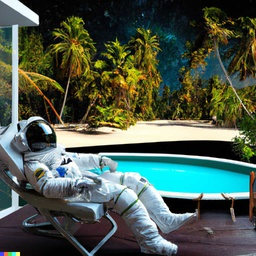
#> input picture YIQ/Inputs/Astro.jpeg, 256 x 256 px, shrunk from 1024 x 1024 before the run, found by its file name
$ jupyter execute YIQ.ipynb
#> lines starting #> are read from the running program, lines starting #| are printed output that depends on the picture
[cell 1]
from skimage import io
import matplotlib.pyplot as plt
import cv2
import numpy as np

[cell 2]
Imagencv2 = cv2.imread(r'D:\Usuario\OneDrive\Escritorio\Uni\Procesamiento digital de Imagenes\YIQ\Inputs\Astro.jpeg')
#> Imagencv2 is the input picture: shape (256, 256, 3); mean B, G, R 76.5, 88.9, 75.5
ImagenRGBcv2=cv2.cvtColor(Imagencv2,cv2.COLOR_BGR2RGB )

ImagenCIE = ImagenRGBcv2.copy()

### Transformaciones

[cell 3]
def RGBaYIQ(imagen):
    T = [[0.299, 0.587, 0.114],
                  [0.59590059, -0.27455667, -0.32134392],
                  [0.21153661, -0.52273617, 0.31119955]]
    ImagenCIE = imagen.copy()/255
    for i in range(len(imagen[0])):
        for j in range(len(imagen[0])):
            ImagenCIE[i,j] = np.dot(T,imagen[i,j]/255)
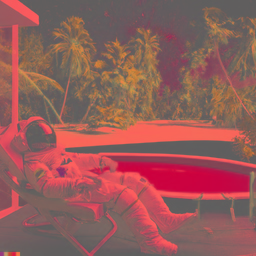
#> ImagenCIE: shape (256, 256, 3) float64; mean R, G, B 0.327, -0.0158, -0.0263; drawn with min black and max white

    return ImagenCIE

def YIQaRGB(imagen):
    T = [[0.299, 0.587, 0.114],
                  [0.59590059, -0.27455667, -0.32134392],
                  [0.21153661, -0.52273617, 0.31119955]]
    invT = np.linalg.inv(T)
    ImagenRGB = imagen.copy()/255
    for i in range(len(imagen[0])):
        for j in range(len(imagen[0])):
            ImagenRGB[i,j] = np.dot(invT,imagen[i,j])
    return ImagenRGB

[cell 4]
def funcion(param ,tipo, codo, rodilla):

    if tipo=='raiz':
        return np.sqrt(param)
    elif tipo=='lineal_ajustada':
        if param<codo:
            return 0
        elif codo<param<rodilla:
            return (param-codo)/(rodilla-codo)
        elif param>rodilla:
            return 1
    else:
        return param


def modificarYIQ(imagen,Y=1,I=1,Q=1):
#> called with Y = 0.9, I = 2, Q = 2
    ImagenYIQ= imagen.copy()
    for i in range(len(imagen[0])):
        for j in range(len(imagen[0])):
            ImagenYIQ[i,j][0] = Y*imagen[i,j][0]
            ImagenYIQ[i,j][1] = I*imagen[i,j][1]
            ImagenYIQ[i,j][2] = Q*imagen[i,j][2]
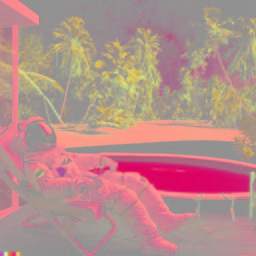
#> ImagenYIQ: shape (256, 256, 3) float64; mean R, G, B 0.295, -0.0316, -0.0527; drawn with min black and max white
    return ImagenYIQ

def EQ(imagen,tipo, codo=1, rodilla=1):
    ImagenYIQ= imagen.copy()
    for i in range(len(imagen[0])):
        for j in range(len(imagen[0])):
            ImagenYIQ[i,j][0] = funcion(imagen[i,j][0],tipo, codo,rodilla)
    return ImagenYIQ

### Imagen Original

[cell 5]
imagen = RGBaYIQ(ImagenRGBcv2)
plt.figure(figsize=(7,7))
plt.imshow(ImagenRGBcv2)

### Modificacion de matriz YIQ

[cell 6]
X = modificarYIQ(imagen,Y=0.9,I=2,Q=2)
im = YIQaRGB(X)
#> after the loop in YIQaRGB, `for i in range(len(imagen[0])):`:
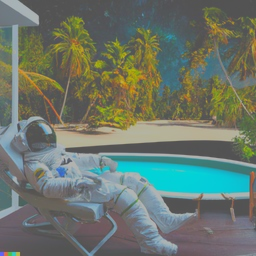
#> ImagenRGB: shape (256, 256, 3) float64; mean R, G, B 0.232, 0.337, 0.24; drawn with min black and max white
plt.figure(figsize=(7,7))
plt.imshow(im)
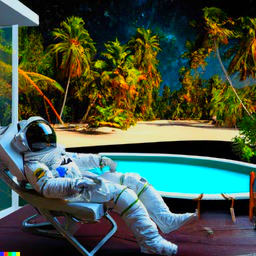
#> shown: shape (256, 256, 3) float64; mean R, G, B 0.267, 0.332, 0.267

### EQ

[cell 7]
im_eq=EQ(imagen,'raiz')
#> after the loop in EQ, `for i in range(len(imagen[0])):`:
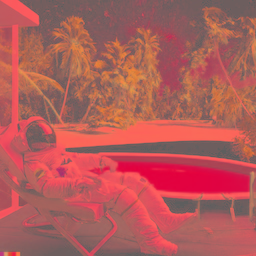
#> ImagenYIQ: shape (256, 256, 3) float64; mean R, G, B 0.509, -0.0158, -0.0263; drawn with min black and max white
im = YIQaRGB(im_eq)
#> after the loop in YIQaRGB (call 2), `for i in range(len(imagen[0])):`:
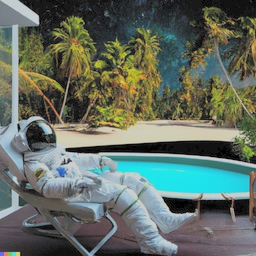
#> ImagenRGB: shape (256, 256, 3) float64; mean R, G, B 0.478, 0.53, 0.482; drawn with min black and max white
plt.figure(figsize=(7,7))
plt.imshow(im)
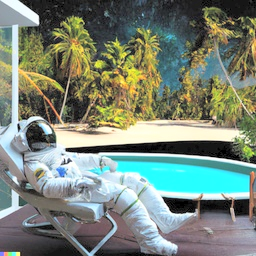
#> shown: shape (256, 256, 3) float64; mean R, G, B 0.477, 0.527, 0.476

[cell 8]
im_eq=EQ(imagen,'lineal_ajustada',0.3,0.7)
#> call 2 of EQ, with tipo = 'lineal_ajustada', codo = 0.3, rodilla = 0.7
#> after the loop in EQ (call 2), `for i in range(len(imagen[0])):`:
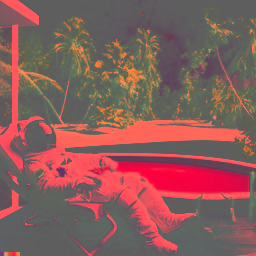
#> ImagenYIQ: shape (256, 256, 3) float64; mean R, G, B 0.258, -0.0158, -0.0263; drawn with min black and max white
im = YIQaRGB(im_eq)
#> after the loop in YIQaRGB (call 3), `for i in range(len(imagen[0])):`:
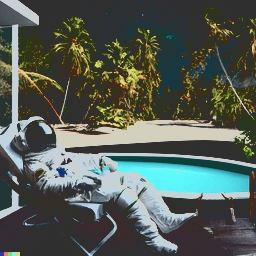
#> ImagenRGB: shape (256, 256, 3) float64; mean R, G, B 0.227, 0.28, 0.231; drawn with min black and max white
plt.figure(figsize=(7,7))
plt.imshow(im)
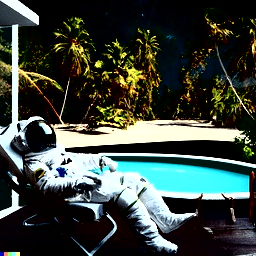
#> shown: shape (256, 256, 3) float64; mean R, G, B 0.236, 0.273, 0.246
